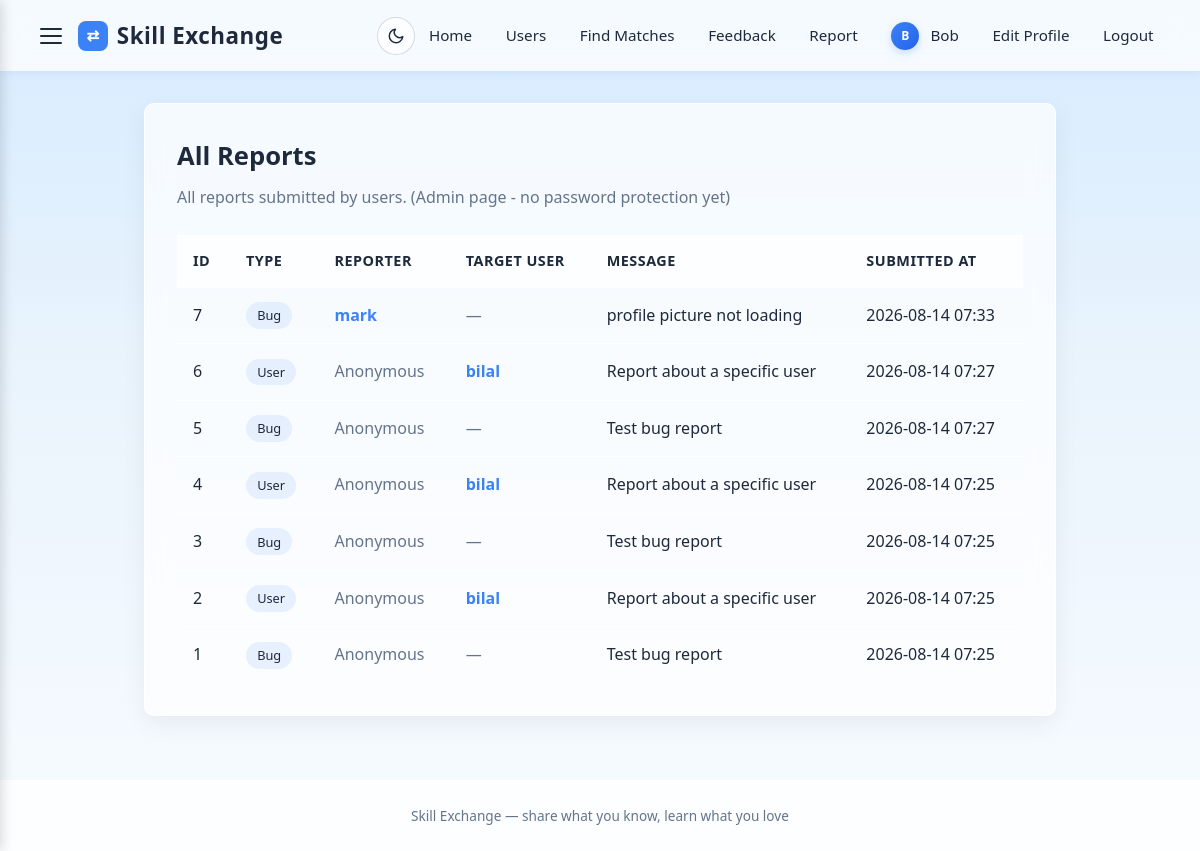
Page /admin/reports (signed in) on the committed database.
### models.py (models this page shows, shortened)
class User(Base):
    __tablename__ = "users"
    id = Column(Integer, primary_key=True, index=True)
    name = Column(String, nullable=False)
    email = Column(String, unique=True, index=True, nullable=False)
    password = Column(String, nullable=True)
    skills_can_teach = Column(Text, default="[]")
    skills_want_to_learn = Column(Text, default="[]")
    bio = Column(Text, default="")
    age = Column(Integer, nullable=True, default=None)
    gender = Column(String, nullable=True, default=None)
    profile_picture = Column(String, nullable=True, default=None)

class Report(Base):
    __tablename__ = "reports"
    id = Column(Integer, primary_key=True, index=True)
    reporter_id = Column(Integer, ForeignKey("users.id"), nullable=True, index=True)
    report_type = Column(String, nullable=False)
    target_user_id = Column(Integer, ForeignKey("users.id"), nullable=True, index=True)
    message = Column(Text, nullable=False)
    created_at = Column(DateTime, default=datetime.utcnow, nullable=False)

### main.py (the view)
@app.get("/admin/reports", response_class=HTMLResponse)
def admin_reports(request: Request, current_user: User = Depends(get_current_user), db: Session = Depends(get_db)):
    reports = db.query(Report).order_by(Report.created_at.desc(), Report.id.desc()).all()
    report_data = []
    for rep in reports:
        reporter_name = None
        if rep.reporter_id:
            reporter = db.query(User).filter(User.id == rep.reporter_id).first()
            reporter_name = reporter.name if reporter else None
        target_name = None
        if rep.target_user_id:
            target = db.query(User).filter(User.id == rep.target_user_id).first()
            target_name = target.name if target else None
        report_data.append(
            {
                "id": rep.id,
                "reporter_id": rep.reporter_id,
                "reporter_name": reporter_name,
                "report_type": rep.report_type,
                "report_type_label": REPORT_TYPE_LABELS.get(rep.report_type, rep.report_type),
                "target_user_id": rep.target_user_id,
                "target_name": target_name,
                "message": rep.message,
                "created_at": rep.created_at,
            }
        )
    return templates.TemplateResponse(
        request=request,
        name="admin_reports.html",
        context={
            "app_name": "Skill Exchange",
            "reports": report_data,
            "current_user": current_user,
        },
    )

### templates/admin_reports.html (shortened to what this page needs)
{% extends "base.html" %}
{% block content %}
<div class="card">
    <h1>All Reports</h1>
    <p class="subtitle">All reports submitted by users. (Admin page - no password protection yet)</p>
    {% if reports %}
    <table class="users-table">
        <thead>
            <tr>
                <th>ID</th>
                <th>Type</th>
                <th>Reporter</th>
                <th>Target User</th>
                <th>Message</th>
                <th>Submitted At</th>
            </tr>
        </thead>
        <tbody>
            {% for rep in reports %}
            <tr>
                <td>{{ rep.id }}</td>
                <td>
                    <span class="tag">{{ rep.report_type_label }}</span>
                </td>
                <td>
                    {% if rep.reporter_id %}
                    <a class="user-link" href="/user/{{ rep.reporter_id }}">{{ rep.reporter_name or rep.reporter_id }}</a>
                    {% else %}
                    <span class="text-muted">Anonymous</span>
                    {% endif %}
                </td>
                <td>
                    {% if rep.target_user_id %}
                    <a class="user-link" href="/user/{{ rep.target_user_id }}">{{ rep.target_name or rep.target_user_id }}</a>
                    {% else %}
                    <span class="text-muted">—</span>
                    {% endif %}
                </td>
                <td>{{ rep.message }}</td>
                <td>{{ rep.created_at.strftime('%Y-%m-%d %H:%M') if rep.created_at else '—' }}</td>
            </tr>
            {% endfor %}
        </tbody>
    </table>
    {% else %}
    <div class="empty-state">
        <div class="empty-icon">🚩</div>
        <div class="empty-title">No reports yet</div>
        <div class="empty-desc">When users submit reports, they will appear here.</div>
    </div>
    {% endif %}
</div>
{% endblock %}

### templates/base.html (shortened to what this page needs)
<!DOCTYPE html>
<html lang="en">
<head>
</head>
<body>
    <nav class="navbar">
        <div class="navbar-left">
            <button class="sidebar-toggle" id="sidebarToggle" aria-label="Toggle sidebar" aria-expanded="false">
                <span></span>
                <span></span>
                <span></span>
            </button>
            <a class="logo" href="/">
                <span class="logo-icon">⇄</span>
                {{ app_name }}
            </a>
        </div>
        <div class="navbar-right">
            <button class="theme-toggle" id="themeToggle" aria-label="Toggle dark mode" title="Toggle light / dark mode">
                <svg class="icon-moon" viewBox="0 0 24 24" aria-hidden="true"><path d="M21 12.79A9 9 0 1 1 11.21 3 7 7 0 0 0 21 12.79z"/></svg>
            </button>
        </div>
        <div class="links" id="navLinks">
            <a href="/" {% if request.url.path == '/' %}class="active"{% endif %}>Home</a>
            <a href="/users-page" {% if request.url.path == '/users-page' %}class="active"{% endif %}>Users</a>
            <a href="/matches" {% if request.url.path == '/matches' %}class="active"{% endif %}>Find Matches</a>
            <a href="/feedback" {% if request.url.path == '/feedback' %}class="active"{% endif %}>Feedback</a>
            <a href="/report" {% if request.url.path == '/report' %}class="active"{% endif %}>Report</a>
            {% if current_user %}
            <a class="nav-user-link {% if request.url.path == '/user/' ~ current_user.id %}active{% endif %}" href="/user/{{ current_user.id }}">
                {% if current_user.profile_picture %}
                <span class="avatar avatar-nav"><img class="avatar-img" src="/static/uploads/{{ current_user.profile_picture }}" alt="{{ current_user.name }}"></span>
                {% else %}
                <span class="avatar avatar-nav">{{ current_user.name[0]|upper }}</span>
                {% endif %}
                {{ current_user.name }}
            </a>
            <a href="/edit-profile" {% if request.url.path == '/edit-profile' %}class="active"{% endif %}>Edit Profile</a>
            <a href="/logout">Logout</a>
            {% else %}
            <a href="/login" class="btn-nav">Login</a>
            <a href="/register" class="btn-nav">Register</a>
            {% endif %}
        </div>
    </nav>
    <div class="container">
        {% block content %}{% endblock %}
    </div>
    <div class="footer">
        {{ app_name }} &mdash; share what you know, learn what you love
    </div>
</body>
</html>

### rows in the picture
User: name "B", name "Bob"
Report: id "7", report_type_label "Bug", name "mark", message "profile picture not loading", created_at "2026-08-14 07:33"
Report: id "6", report_type_label "User", shows "Anonymous", name "bilal", message "Report about a specific user", created_at "2026-08-14 07:27"
Report: id "5", report_type_label "Bug", shows "Anonymous", message "Test bug report", created_at "2026-08-14 07:27"
Report: id "4", report_type_label "User", shows "Anonymous", name "bilal", message "Report about a specific user", created_at "2026-08-14 07:25"
Report: id "3", report_type_label "Bug", shows "Anonymous", message "Test bug report", created_at "2026-08-14 07:25"
Report: id "2", report_type_label "User", shows "Anonymous", name "bilal", message "Report about a specific user", created_at "2026-08-14 07:25"
Report: id "1", report_type_label "Bug", shows "Anonymous", message "Test bug report", created_at "2026-08-14 07:25"

### other values in the picture
{{ app_name }} "Skill Exchange"
